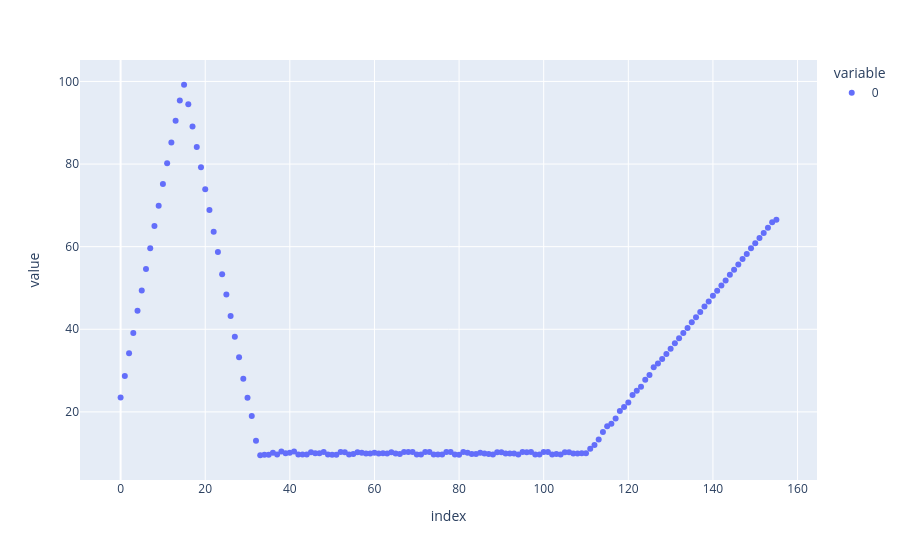

Here is the notebook cell this chart was saved with:
### Code cell
px.scatter(Exp576_24_10C.get_T_profile())

### Figure 1 — Plotly figure (JSON) as saved in the notebook; plotly's stock layout.template omitted (floating-point values rounded to 4 significant figures; data arrays with more than 128 entries replaced by an {"elided": "..."} marker saying what was removed)
{"data": [{"hovertemplate": "variable=0<br>index=%{x}<br>value=%{y}<extra></extra>", "legendgroup": "0", "marker": {"color": "#636efa", "symbol": "circle"}, "mode": "markers", "name": "0", "orientation": "v", "showlegend": true, "type": "scatter", "x": {"elided": "156 int values"}, "xaxis": "x", "y": {"elided": "156 float values"}, "yaxis": "y"}], "layout": {"legend": {"title": {"text": "variable"}, "tracegroupgap": 0}, "margin": {"t": 60}, "xaxis": {"anchor": "y", "domain": [0, 1], "title": {"text": "index"}}, "yaxis": {"anchor": "x", "domain": [0, 1], "title": {"text": "value"}}}}
